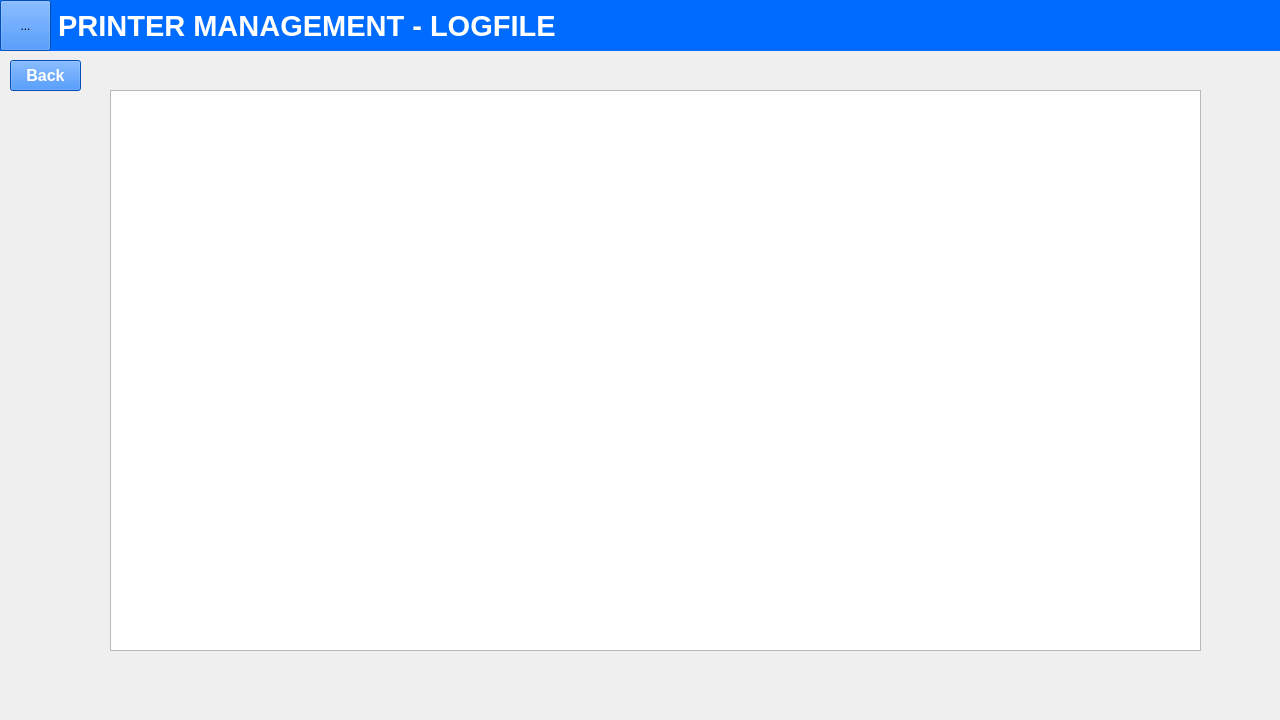
<?xml version="1.0" encoding="UTF-8"?>
<ui version="4.0">
 <class>Monitoring</class>
 <widget class="QWidget" name="Monitoring">
  <property name="geometry">
   <rect>
    <x>0</x>
    <y>0</y>
    <width>1280</width>
    <height>720</height>
   </rect>
  </property>
  <property name="windowTitle">
   <string>  PRINTER MANAGEMENT PROGRAM FOR AUTOMATED GATE SYSTEM</string>
  </property>
  <property name="windowIcon">
   <iconset>
    <normaloff>../Icon/hutchisonport_logo.ico</normaloff>../Icon/hutchisonport_logo.ico</iconset>
  </property>
  <widget class="QWidget" name="bgPrinterManagementMonitoring" native="true">
   <property name="geometry">
    <rect>
     <x>0</x>
     <y>0</y>
     <width>1281</width>
     <height>51</height>
    </rect>
   </property>
   <property name="font">
    <font/>
   </property>
   <property name="styleSheet">
    <string notr="true">background-color: #006CFF;
</string>
   </property>
   <widget class="QToolButton" name="btnmenu">
    <property name="geometry">
     <rect>
      <x>0</x>
      <y>0</y>
      <width>51</width>
      <height>51</height>
     </rect>
    </property>
    <property name="font">
     <font/>
    </property>
    <property name="text">
     <string>...</string>
    </property>
    <property name="icon">
     <iconset>
      <normaloff>../Icon/MenuIcon.ico</normaloff>../Icon/MenuIcon.ico</iconset>
    </property>
    <property name="iconSize">
     <size>
      <width>50</width>
      <height>50</height>
     </size>
    </property>
    <property name="popupMode">
     <enum>QToolButton::InstantPopup</enum>
    </property>
   </widget>
  </widget>
  <widget class="QLabel" name="lbPrinterManagementMonitoring">
   <property name="geometry">
    <rect>
     <x>50</x>
     <y>0</y>
     <width>1191</width>
     <height>51</height>
    </rect>
   </property>
   <property name="font">
    <font>
     <family>Arial</family>
     <pointsize>22</pointsize>
     <weight>75</weight>
     <bold>true</bold>
    </font>
   </property>
   <property name="styleSheet">
    <string notr="true">color: white;</string>
   </property>
   <property name="text">
    <string> PRINTER MANAGEMENT - LOGFILE</string>
   </property>
  </widget>
  <widget class="QTextEdit" name="textLogfile">
   <property name="geometry">
    <rect>
     <x>110</x>
     <y>90</y>
     <width>1091</width>
     <height>561</height>
    </rect>
   </property>
  </widget>
  <widget class="QPushButton" name="btnBack">
   <property name="geometry">
    <rect>
     <x>10</x>
     <y>60</y>
     <width>71</width>
     <height>31</height>
    </rect>
   </property>
   <property name="font">
    <font>
     <family>Arial</family>
     <pointsize>12</pointsize>
     <weight>75</weight>
     <bold>true</bold>
    </font>
   </property>
   <property name="styleSheet">
    <string notr="true">background-color: #006CFF;
color:white;</string>
   </property>
   <property name="text">
    <string>Back</string>
   </property>
  </widget>
 </widget>
 <resources/>
 <connections/>
</ui>
